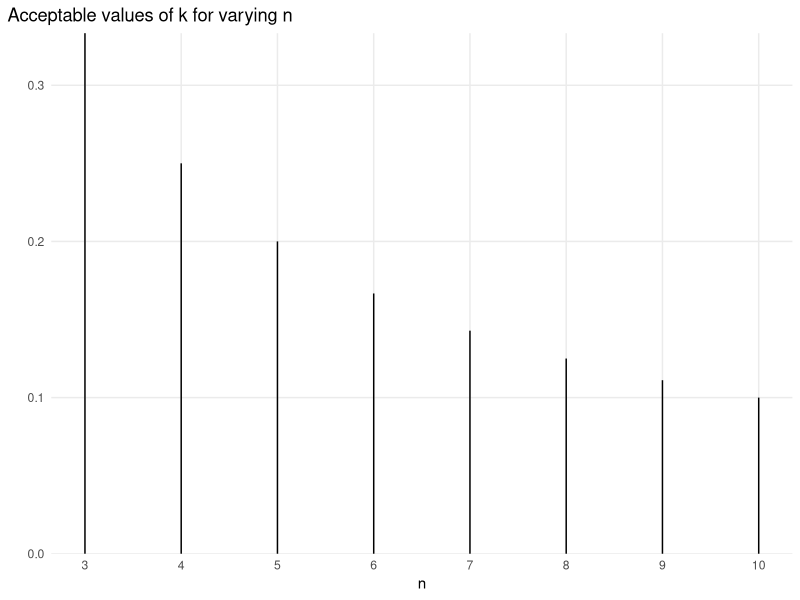
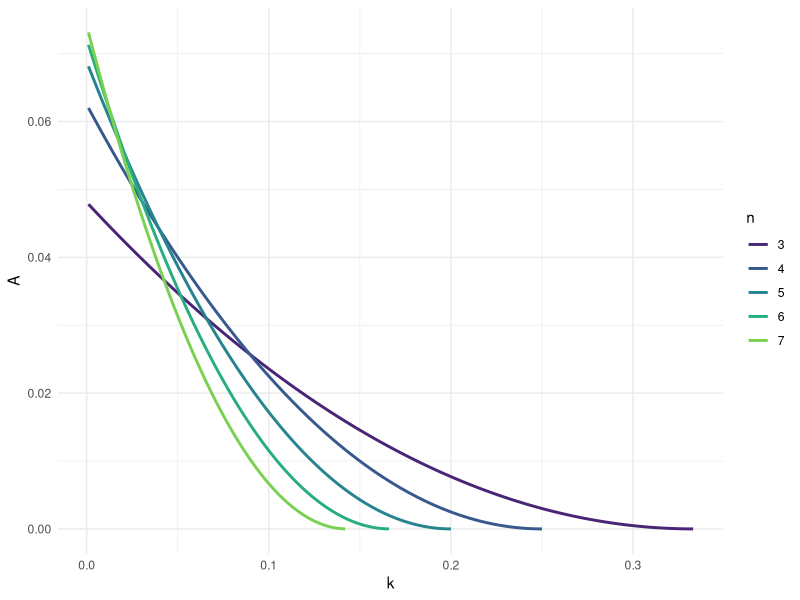
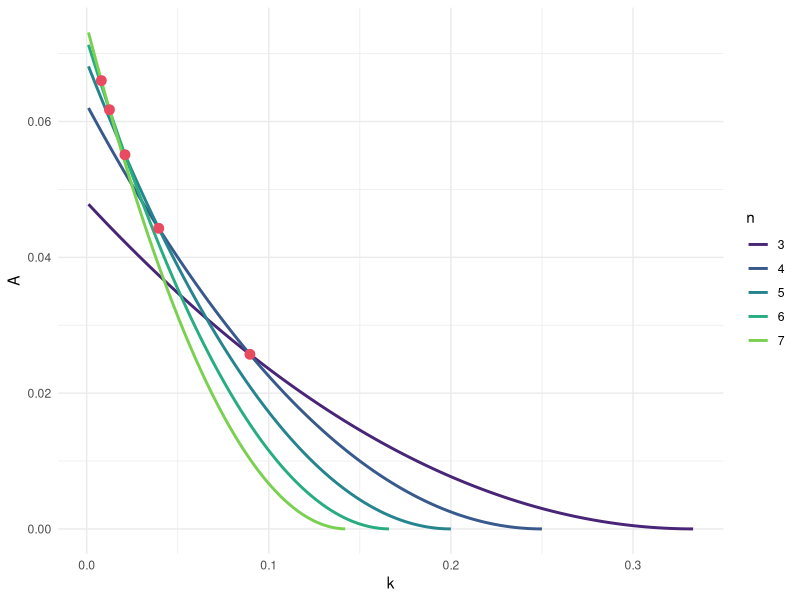

R code for these plots, in order:
## ---- chunk 1
library(tidyverse)

theme_set(theme_minimal())
cot <- function(x) 1/tan(x)
roots <- function(n) {
  c <- cot(pi/(n + 1)) / cot(pi/n)
  (c/2 - 0.5 + c(-1, 1) * sqrt((0.5 - c/2)^2 - 4*(n*c/4 - n/4 + c/4)*(c/(4*n+4) - 1/(4*n)))) / (2*(n*c/4 - n/4 + c/4))
}
## ---- chunk 2
tibble(n = 3:10) %>% 
  mutate(k_max = 1/n) %>% 
  ggplot() +
  geom_segment(aes(x = n, xend = n, y = 0, yend = k_max)) +
  scale_x_continuous(breaks = 3:10) +
  scale_y_continuous(expand = c(0, 0)) +
  theme(panel.grid.minor = element_blank(),
        plot.title.position = "plot") +
  labs(title = "Acceptable values of k for varying n", y = "")
## ---- chunk 3
A_fn <- function(n, k) {
  (0.25*n^-1 - 0.5*k + 0.25 * n * k ^ 2) * cot(pi/n)
}

tibble(n = 3:7) %>% 
  mutate(data = map(n, ~ {
    k_max <- 1/.x
    
    tibble(k = seq(0.001, k_max, by = 0.001), 
           A = A_fn(.x, k))
  })) %>% 
  unnest(data) %>% 
  ggplot(aes(k, A, color = factor(n))) +
  geom_line(aes(group = n), size = 1) +
  scale_color_viridis_d(begin = 0.1, end = 0.8, name = "n")
## ---- chunk 4
roots <- function(n) {
  c <- cot(pi/(n + 1)) / cot(pi/n)
  (c/2 - 0.5 + c(-1, 1) * sqrt((0.5 - c/2)^2 - 4*(n*c/4 - n/4 + c/4)*(c/(4*n+4) - 1/(4*n)))) / (2*(n*c/4 - n/4 + c/4))
}

k_crossover <- tibble(n = 3:10,
                      k = map_dbl(n, ~ roots(.x)[1]))

k_crossover
## ---- chunk 5
tibble(n = 3:7) %>% 
  mutate(data = map(n, ~ {
    k_max <- 1/.x
    
    tibble(k = seq(0.001, k_max, by = 0.001), 
           A = A_fn(.x, k))
  })) %>% 
  unnest(data) %>% 
  ggplot(aes(k, A, color = factor(n))) +
  geom_line(aes(group = n), size = 1) +
  geom_point(color = "#E84A5F", size = 3, data = filter(k_crossover, n %in% 3:7) %>% rowwise() %>% mutate(A = A_fn(n, k))) +
  scale_color_viridis_d(begin = 0.1, end = 0.8, name = "n")
